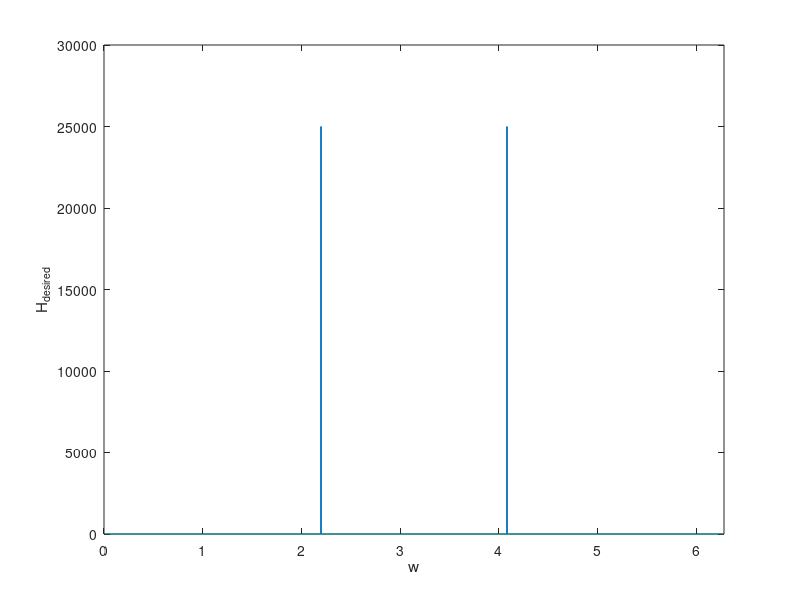
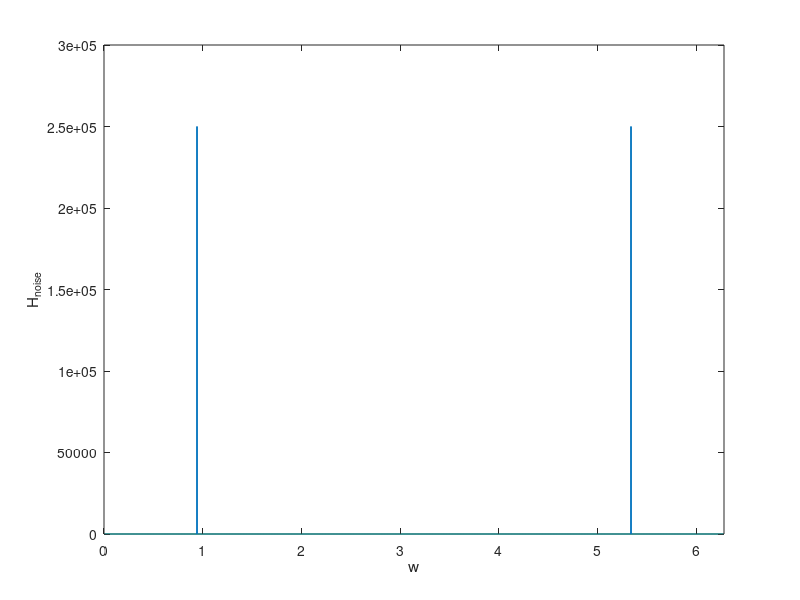
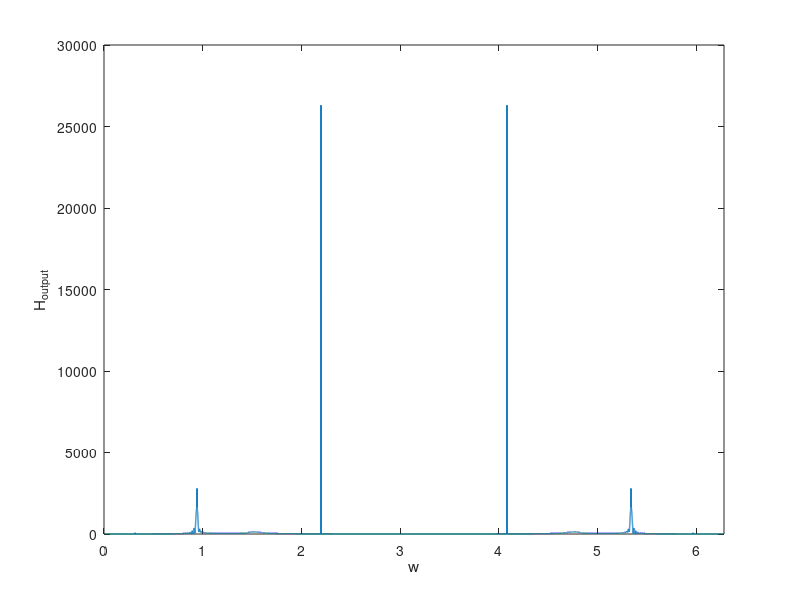
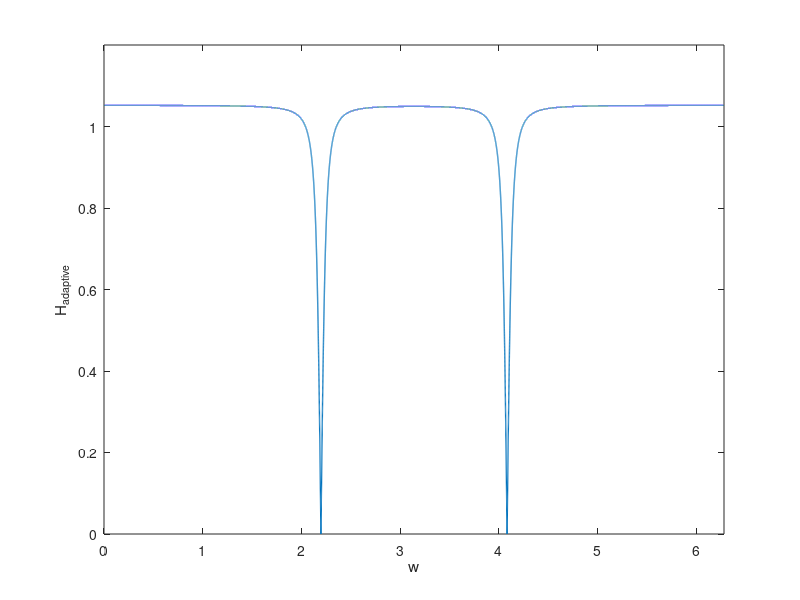

Reproduce these figures in MATLAB, in order.
function adaptive_notch()
% Calibrate initial values to specify attributes of adaptive filter 
r = 0.95;
mu = 1E-4;
N = 50000;

% Initialize signal arrays for use in algorithm
e = zeros(1,N);
y = zeros(1,N);
a = zeros(1,N);
w = 2*pi/N:2*pi/N:2*pi;
z = exp(1i*w);

n = 1:N;
desired = cos(1.7*pi*n);    % Clean signal 
noise = 10*sin(0.7*pi*n);   % Strong interference 
x = desired+noise;          % Combined input signal

for i = 3:N-1
    e(i) = x(i)+a(i)*x(i-1)+x(i-2);
    y(i) = e(i)-r*a(i)*y(i-1)-r^2*y(i-2);
    if ((a(i)>=-2)&&(a(i)<2)) 
        a(i+1) = a(i)-mu*y(i)*x(i-1);
    else 
        a(i+1) = 0;
    end 
end
% Frequency Responses
H_desired = fftshift(fft(desired,N));
H_noise = fftshift(fft(noise,N));
H_input = fftshift(fft(x,N));
H_output = fftshift(fft(y,N));
H_adaptive = (1+a(end)*z.^(-1)+z.^(-2))./(1+r*a(end)*z.^(-1)+r^2*z.^(-2));


% Plot of Desired Signal
figure(1)
plot(w,abs(H_desired),'LineWidth',1)
xlabel('w')
ylabel('H_{desired}')
xlim([0,2*pi])

% Plot of Noisy Signal 
figure(2) 
plot(w,abs(H_noise),'LineWidth',1)
xlabel('w')
ylabel('H_{noise}')
xlim([0,2*pi])

% Plot of Input Signal 
figure(3)
plot(w,abs(H_input),'LineWidth',1)
xlabel('w')
ylabel('H_{input}')
xlim([0,2*pi])

% Plot of Output Signal 
figure(3)
plot(w,abs(H_output),'LineWidth',1)
xlabel('w')
ylabel('H_{output}')
xlim([0,2*pi])

% Plot of Adaptive Filter
figure(4)
plot(w,abs(H_adaptive),'LineWidth',1)
xlabel('w')
ylabel('H_{adaptive}')
axis([0,2*pi,0,1.2])
end
